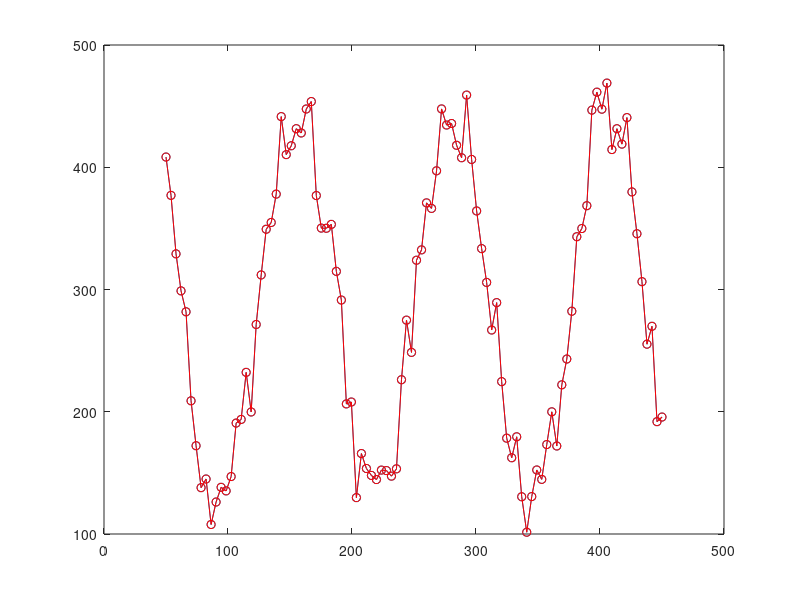

The MATLAB source for this figure:
function [xout,yout]=xy_get_smooth_line_by_com(xin,yin,r0);
%Smooth a collection of points and equalize them

if nargin<3;  %TEST MODE
    close all;
    imsz=500;
    pts=100;
    xin=linspace(imsz/10,imsz-imsz/10,pts)';
    yin=imsz/2*(1+0.3*rand(pts,1))+imsz/3*sin(xin/imsz*8*pi);
    r0=5;   
end
    ls=length(xin);                  

    for j=1:ls
       x0=xin(j); y0=yin(j);      
       [xnearpoints,ynearpoints]=get_near_points(x0,y0, r0, xin,yin);
       %if enough points, calculate angular moment: 
       nearpoints=[xnearpoints ynearpoints 0*xnearpoints];
       if length(nearpoints(:,1))>2              
           %plot(nearpoints(:,1),nearpoints(:,2), 'o'); hold on;
           [x1,y1,~,~]=xy_calculate2Dmomentpoints(nearpoints,0); 
       else 
           x1=x0;
           y1=y0;
       end
       xt(j)=x1;
       yt(j)=y1;
    end
    xt(1)=xin(1); yt(1)=yin(1);
    xt(end)=xin(end); yt(end)=yin(end);        
    xout=xt;
    yout=yt;  
    if nargin<3;  %TEST MODE
        close all;
        plot(xin,yin,'-o'); hold on; 
        plot(xout,yout,'-ro');
    end
    
    
    
function [xnearpoints,ynearpoints]=get_near_points(x0,y0, r0, xpoints, ypoints)
    %this function returns  coordinates within a distance r0 from a point x0,y0 in a 'peaks'(x,y,I,) database
    %JacobKers 2012
    rall=((xpoints-x0).^2+(ypoints-y0).^2).^0.5;
    %sel=find(rall<r0);                
    xnearpoints=xpoints(rall<r0);
    ynearpoints=ypoints(rall<r0);



        
        